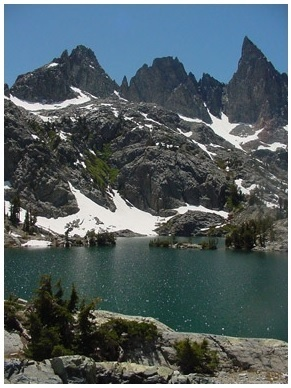
#> input picture CV/valley.jpg, 291 x 388 px
$ python 6_Non-LinearFilthers.py
#> lines starting #> are read from the running program, lines starting #| are printed output that depends on the picture
# Modules normally used
import numpy as np
import cv2

def CreateFrame(img, krad, color):          # Frame (trick to avoid out-of-bounds access)
    height, width, depth = img.shape

    if color == "white":
        frm = np.ones((height + krad * 2, width + krad * 2, depth))
    else:
        frm = np.zeros((height + krad * 2, width + krad * 2, depth))

    frm[krad:-krad, krad:-krad] = img

    return frm

def MedianFilter(img, size):
    radius = int(size / 2)           # Effect Radius

    # Frame (trick to avoid out-of-bounds access)
    framed = CreateFrame(img, radius, "black")

    shape = img.shape
    height = shape[0]
    width = shape[1]

    fil = np.zeros(img.shape)

    #Apply Filter
    for i in range (0, height):
        for j in range (0, width):
            sub = framed[i:i+size, j:j+size]
            b = np.median(sub[:, :, 0])
            g = np.median(sub[:, :, 1])
            r = np.median(sub[:, :, 2])
            fil[i, j] = (b, g, r)

    return fil

def BilateralFilter(img, tex, sigma_s, sigma_r):
    r = int(np.ceil(3 * sigma_s))

    # Image padding
    if img.ndim == 3:
        img_height = img.shape[0]
        img_width = img.shape[1]
        I = np.pad(img, ((r, r), (r, r), (0, 0)), 'symmetric').astype(np.float32)
    elif img.ndim == 2:
        img_height = img.shape[0]
        img_width = img.shape[1]
        I = np.pad(img, ((r, r), (r, r)), 'symmetric').astype(np.float32)

    # Check texture size and do padding
    if tex.ndim == 3:
        tex_height = tex.shape[0]
        tex_width = tex.shape[1]
        if tex_height != img_height or tex_width != img_width:
            print('The guidance image is not aligned with input image!')
            return img
        T = np.pad(tex, ((r, r), (r, r), (0, 0)), 'symmetric').astype(np.int32)
    elif tex.ndim == 2:
        tex_height = tex.shape[0]
        tex_width = tex.shape[1]
        if tex_height != img_height or tex_width != img_width:
            print('The guidance image is not aligned with input image!')
            return img
        T = np.pad(tex, ((r, r), (r, r)), 'symmetric').astype(np.int32)

    # Pre-compute
    output = np.zeros_like(img)
    scaleFactor_s = 1 / (2 * sigma_s * sigma_s)
    scaleFactor_r = 1 / (2 * sigma_r * sigma_r)

    # A lookup table for range kernel
    LUT = np.exp(-np.arange(256) * np.arange(256) * scaleFactor_r)

    # Generate a spatial Gaussian function
    x, y = np.meshgrid(np.arange(2 * r + 1) - r, np.arange(2 * r + 1) - r)
    kernel_s = np.exp(-(x * x + y * y) * scaleFactor_s)

    # Main body
    if I.ndim == 2 and T.ndim == 2:     # I1T1 filter
        for y in range(r, r + img_height):
            for x in range(r, r + img_width):
                wgt = LUT[np.abs(T[y - r:y + r + 1, x - r:x + r + 1] - T[y, x])] * kernel_s
                output[y - r, x - r] = np.sum(wgt * I[y - r:y + r + 1, x - r:x + r + 1]) / np.sum(wgt)
    elif I.ndim == 3 and T.ndim == 2:     # I3T1 filter
        for y in range(r, r + img_height):
            for x in range(r, r + img_width):
                wgt = LUT[abs(T[y - r:y + r + 1, x - r:x + r + 1] - T[y, x])] * kernel_s
                wacc = np.sum(wgt)
                output[y - r, x - r, 0] = np.sum(wgt * I[y - r:y + r + 1, x - r:x + r + 1, 0]) / wacc
                output[y - r, x - r, 1] = np.sum(wgt * I[y - r:y + r + 1, x - r:x + r + 1, 1]) / wacc
                output[y - r, x - r, 2] = np.sum(wgt * I[y - r:y + r + 1, x - r:x + r + 1, 2]) / wacc
    elif I.ndim == 3 and T.ndim == 3:     # I3T3 filter
        for y in range(r, r + img_height):
            for x in range(r, r + img_width):
                wgt = LUT[abs(T[y - r:y + r + 1, x - r:x + r + 1, 0] - T[y, x, 0])] * \
                      LUT[abs(T[y - r:y + r + 1, x - r:x + r + 1, 1] - T[y, x, 1])] * \
                      LUT[abs(T[y - r:y + r + 1, x - r:x + r + 1, 2] - T[y, x, 2])] * \
                      kernel_s
                wacc = np.sum(wgt)
                output[y - r, x - r, 0] = np.sum(wgt * I[y - r:y + r + 1, x - r:x + r + 1, 0]) / wacc
                output[y - r, x - r, 1] = np.sum(wgt * I[y - r:y + r + 1, x - r:x + r + 1, 1]) / wacc
                output[y - r, x - r, 2] = np.sum(wgt * I[y - r:y + r + 1, x - r:x + r + 1, 2]) / wacc
    elif I.ndim == 2 and T.ndim == 3:     # I1T3 filter
        for y in range(r, r + img_height):
            for x in range(r, r + img_width):
                wgt = LUT[abs(T[y - r:y + r + 1, x - r:x + r + 1, 0] - T[y, x, 0])] * \
                      LUT[abs(T[y - r:y + r + 1, x - r:x + r + 1, 1] - T[y, x, 1])] * \
                      LUT[abs(T[y - r:y + r + 1, x - r:x + r + 1, 2] - T[y, x, 2])] * \
                      kernel_s
                output[y - r, x - r] = np.sum(wgt * I[y - r:y + r + 1, x - r:x + r + 1]) / np.sum(wgt)
    else:
        print('Something wrong!')
        return img

    # return np.clip(output, 0, 255)
    return output

def main():
    img = cv2.imread("valley.jpg", cv2.IMREAD_COLOR)
#> img is the input picture: shape (388, 291, 3); mean B, G, R 99.6, 95.8, 83.1
    img_gray = cv2.cvtColor(img, cv2.COLOR_BGR2GRAY)
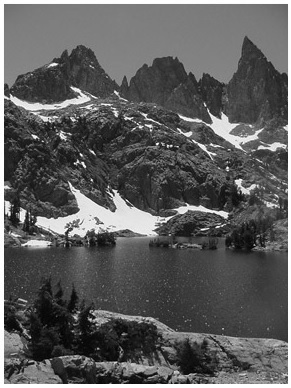
#> img_gray: shape (388, 291); min 0, max 255, mean 92.5
    img = img / 255.0
    #filtered = MedianFilter(img, 5)
    filtered = BilateralFilter(img, img_gray, 1, 0.1*255)
#> in BilateralFilter, `I = np.pad(img, ((r, r), (r, r), (0, 0)), 'symmetric').astype(np.float..`:
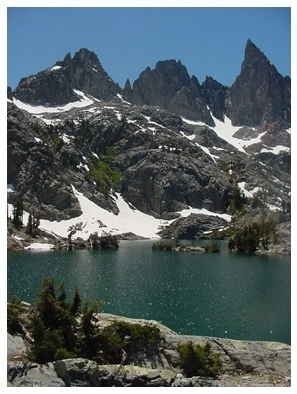
#> I: shape (394, 297, 3) float32; mean B, G, R 0.412, 0.398, 0.349
#> in BilateralFilter, `T = np.pad(tex, ((r, r), (r, r)), 'symmetric').astype(np.int32)`:
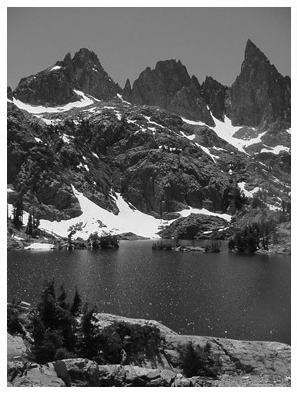
#> T: shape (394, 297) int32; min 0, max 255, mean 98.1
    cv2.imshow("Original", img)
    cv2.imshow("Filtered", filtered)
    cv2.waitKey(0)

main()

### Ref Code ###
# [90 lines of commented-out code are left out]
